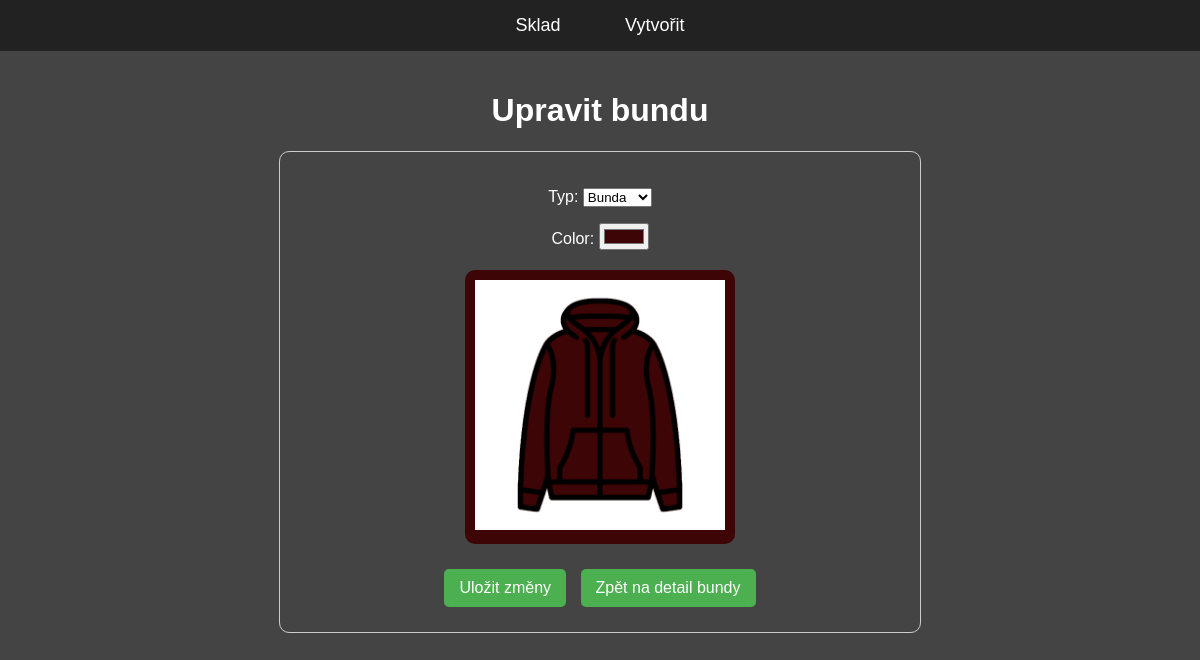
Before: /bundy/3/upravit/ with the older database file.
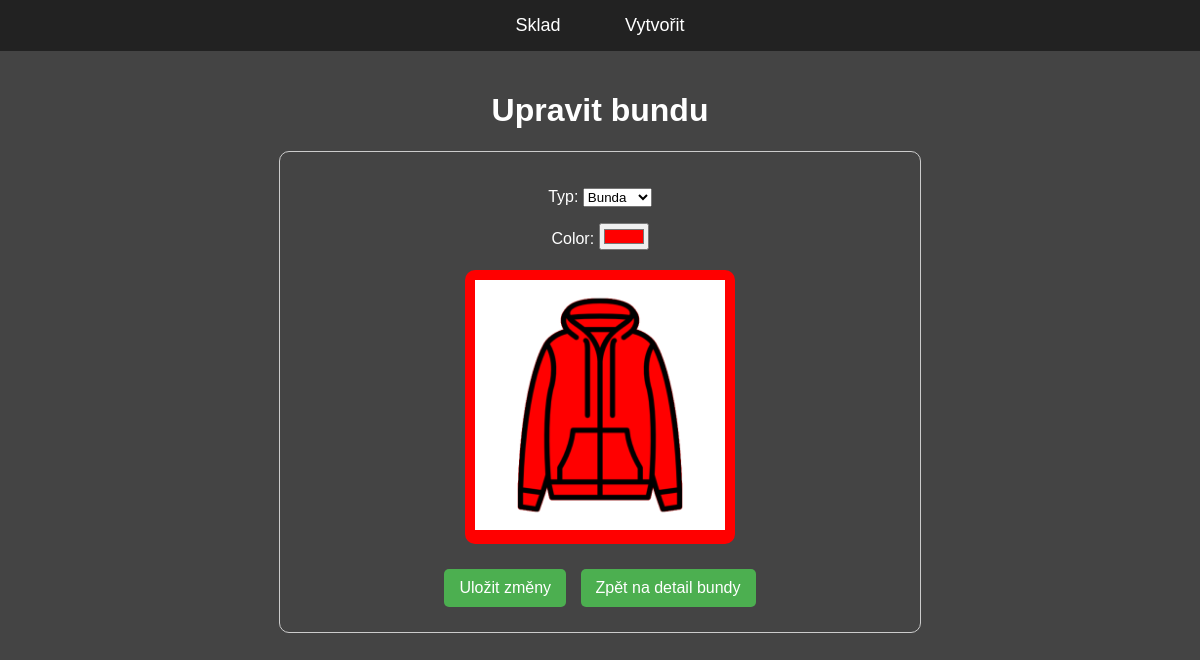
After: the same page with the newer database file.
### bundy/models.py (models this page shows, shortened)
class Jacket(models.Model):
    TYPE_CHOICES = [
        ('kabát', 'Kabát'),
        ('bunda', 'Bunda'),
        ('bomber', 'Bomber'),
    ]
    typ = models.CharField(max_length=20, choices=TYPE_CHOICES)
    color = models.CharField(max_length=7, default="#ffffff")  # Ukládáme hex kód
    def get_image_url(self):
        return f"/static/bundy/{self.typ}.png"

### bundy/views.py (the view)
# urls.py: path('bundy/<int:pk>/upravit/', JacketUpdateView.as_view(), name='jacket-update'),
class JacketUpdateView(UpdateView):
    model = Jacket
    form_class = JacketForm
    template_name = 'bundy/jacket_form.html'
    success_url = reverse_lazy('sklad')

### bundy/forms.py
class JacketForm(forms.ModelForm):
    class Meta:
        model = Jacket
        fields = ['typ', 'color']
        widgets = {
            'color': forms.TextInput(attrs={'type': 'color'}),
        }

### bundy/templates/bundy/jacket_form.html (shortened to what this page needs)
{% extends 'bundy/base.html' %}
{% block content %}
<center>
  <h1>Upravit bundu</h1>
  <div style="width: 80%; max-width: 600px; margin: 20px auto; padding: 20px; border: 1px solid #ccc; border-radius: 10px; font-family: Arial, sans-serif;">
    <form method="post">
      {{ form.as_p }}
      <div style="margin: 20px 0; display: flex; justify-content: center;">
        <div style="display: inline-block; padding: 10px; background-color: {{ object.color }}; border-radius: 10px;">
          <img id="jacket-preview"
               src="{{ object.get_image_url }}"
               alt="{{ object.typ }}"
               style="max-width: 250px; max-height: 250px;">
        </div>
      </div>
      <div style="margin-top: 20px;">
        <button type="submit" style="display: inline-block; background-color: #4CAF50; color: white; padding: 10px 15px; border: none; border-radius: 5px; margin: 5px; text-decoration: none;">
          Uložit změny
        </button>
        <a href="{% url 'jacket-detail' object.id %}" style="display: inline-block; background-color: #4CAF50; color: white; padding: 10px 15px; border-radius: 5px; margin: 5px; text-decoration: none;">
          Zpět na detail bundy
        </a>
      </div>
    </form>
  </div>
</center>
{% endblock %}

Changed rows visible on the page:
changed Jacket "Bunda": color "#3d0505" → "#ff0000"
